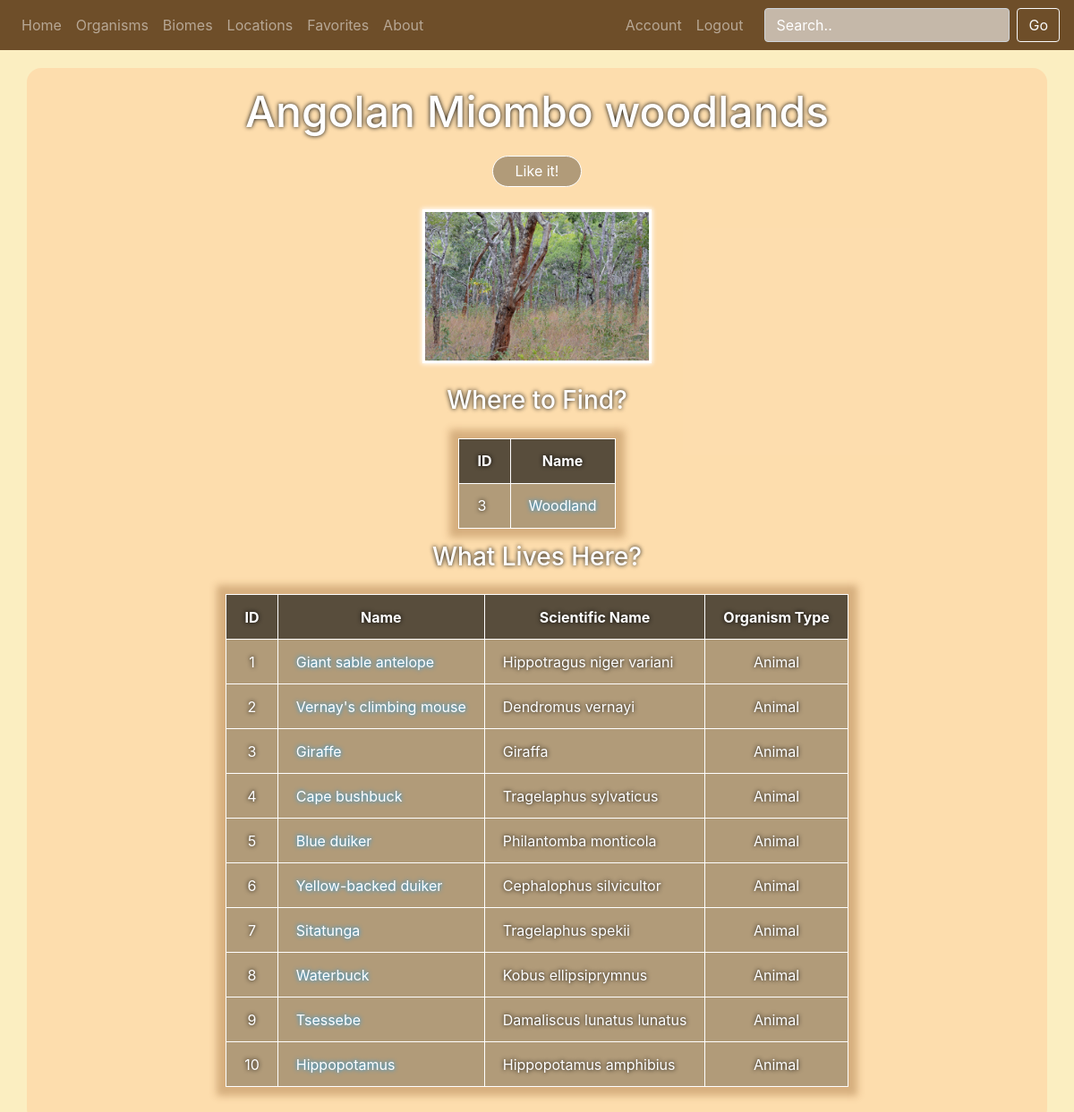
Page /genericLocation.php?locID=1 (signed in) on the committed database.
### tables this page shows
CREATE TABLE location (
    locationID int AUTO_INCREMENT,
    locName VARCHAR(256),
    PRIMARY KEY (locationID)
);

CREATE TABLE user (
    userID int AUTO_INCREMENT,
    username VARCHAR(10),
    password_hash VARCHAR(256),
    email VARCHAR(256),
    isAdmin BOOLEAN,
    PRIMARY KEY (userID)
);

### phpFunctions.php (called while the page is built, shortened)
<?php
function get_current_userID($conn, $username) {
	$stmt = $conn->prepare('SELECT userID FROM user WHERE username = ?');
	$stmt->bind_param("s", $username);
	$stmt->execute();
	$stmt->bind_result($userID);
	if ($stmt->fetch()) {
		return $userID;
	}
	return 0;
}
function isLiked($conn, $userID, $target, $targetID) {
    $sql = $conn->prepare('SELECT favoriteID FROM favorite NATURAL JOIN favorite_'.$target.' WHERE userID = ? AND '.$target.'ID = ?');
    $sql->bind_param('ii', $userID, $targetID);
    $sql->execute();
    $result = $sql->get_result();
    if ($result->num_rows > 0)
        $result = $result->fetch_assoc()['favoriteID'];
    else
        $result = 0;
	return $result;
}
?>

### genericLocation.php (the view, shortened to what this page needs)
<!DOCTYPE>
<html>
	<head>
        <link rel="stylesheet" href="https://stackpath.bootstrapcdn.com/bootstrap/4.4.1/css/bootstrap.min.css">
		<link rel="stylesheet" href="style.css">
	</head>
	<body id="hellspawn">
		<?php include 'nav.php';?>
		<main class="container" role="main">
		<div>
			<?php include 'database.php';
                include 'phpFunctions.php';
				$locID = $_GET['locID'];
				$sql = $conn->prepare('SELECT * FROM location WHERE locationID = ?');
				$sql->bind_param('i', $locID);
				$sql->execute();
				$sql->bind_result($locationID, $locName);
				echo '<h1 id="headertext">' . $locName . '</h1>';
                echo '<form id="likeit" method="post" action="like_location.php">';
                if (isLiked($conn, get_current_userID($conn, $_SESSION['username']), 'location', $locID))
                {
                    $btnclass = ' liked';
                    $btntext = 'Liked!';
                }
                else
                {
                    $btnclass = '';
                    $btntext = 'Like it!';
                }
				echo '<button type="submit" name="locID" value="'.$locID.'" class="btn'.$btnclass.'">'.$btntext.'</button>';
                echo '</form>';
				echo '<div id="paraOne">';
				echo '<image src="images/' . $locName . '.jpg" alt="' . $locName . '" style="width:256px; display:block; margin-left:auto; margin-right:auto; margin-bottom:20px; border-style: solid; border-color:#ffffff;">';
				echo '<h3>Where to Find?</h3>';
	$sql = $conn->prepare("SELECT biomeID, bioName FROM (SELECT biome.biomeID, biome.bioName, location_biome.locationID FROM biome INNER JOIN location_biome ON biome.biomeID=location_biome.biomeID) AS bio WHERE locationID = ?");
	$sql->bind_param('i', $locID);
		if ($sql->execute()) {
			$sql->bind_result($biomeID, $bioName);
			echo '<table>';
			echo '<thead><tr>';
			if($_SESSION['isAdmin']){
				echo '<th class="center darker">'."ID".'</th>'.'<th class="center darker">'."Name".'</th>';
			}
			else {
				echo '<th class="center darker">Name</th>';
			}
			echo '</tr></thead>';
			echo '<tbody>';
			while($sql->fetch()) {
				echo '<tr>';
				if($_SESSION['isAdmin']){
					echo "<td>" . $biomeID. "</td>";
				}
				echo '<td><a href="genericBiome.php?bioID=' . $biomeID . '">' . $bioName . "</a></td>";
				echo '</tr>';
			}
			echo '</tbody>';
			echo '</table>';
		}
		else {
			echo "No Locations Found";
		}
				echo '<h3 align="center" style="margin-top:15px; color:white;">What Lives Here?</h3>';
	$sql = $conn->prepare("SELECT organismID, orgName, sciName, orgType FROM (SELECT organism.organismID, organism.orgName, organism.sciName, organism.orgType, organism_location.locationID FROM organism INNER JOIN organism_location ON organism.organismID = organism_location.organismID) AS org WHERE locationID = ?");
	$sql->bind_param('i', $locID);
		if ($sql->execute()) {
			$sql->bind_result($organismID, $orgName, $sciName, $orgType);
			echo '<table>';
			echo '<thead class="darker center"><tr>';
			if ($_SESSION['isAdmin']) {
				echo '<th>'."ID".'</th>'.'<th>'."Name".'</th>'.'<th>'."Scientific Name".'</th>'.'<th>'."Organism Type".'</th>';
			}
			else {
				echo '<th>'."Name".'</th>'.'<th>'."Scientific Name".'</th>'.'<th>'."Organism Type".'</th>';
			}
			echo '</tr></thead>';
			echo '<tbody>';
			while($sql->fetch()) {
				echo '<tr>';
				if ($_SESSION['isAdmin']) {
					echo "<td class='center'>" . $organismID . "</td>";
				}
				echo '<td><a href="genericOrganism.php?orgID=' . $organismID . '">' . $orgName. "</a></td>";
				echo "<td>" . $sciName. "</td>";
				echo "<td class='center'>" . $orgType. "</td>";
				echo '</tr>';
			}
			echo '</tbody>';
			echo '</table>';
		}
		else {
			echo "No Organisms Found";
		}
				echo '</div>';
				echo '</div>';
			?>
		</main>
	</body>
</html>

### style.css (style rules this page uses)
#hellspawn { min-height:900px; background-color: #fbeec1; background-image: url(images/background.jpg); margin: 0; padding: 0; border: 0; }
h1,h2,h3,p { padding:0; margin:0; }
.center { text-align: center; }
#hellspawn { background-image: url(images/background.jpg); background-size: auto; }
main { margin-top: 20px; padding: 20px 20px 40px; background: rgba(255, 200, 150, 0.45); border-radius: 1rem; }
#headertext { text-align: center; font-size: 48px; color: #FFF; text-shadow: 0 0 5px #000; }
h1, h2, h3, h4, h5, h6 { color: #FFF; text-shadow: 0 0 5px #000; text-align: center; }
#paraOne { margin-top: 25px; width: 100%; padding: 0 10%; }
#paraOne h3 { margin: 25px 0; }
#paraOne img { display:block; width:256px; margin: 10px auto 25px; box-shadow: 0 0 5px 1px #FFF; }
#paraOne table, #paraOne table th, #paraOne table td { border: 1px solid #FFF; }
#paraOne table { margin: 0 auto; border-collapse: collapse; background: rgba(0, 0, 0, 0.3); box-shadow: 0 0 8px 10px rgba(127, 70, 20, 0.3); text-shadow: 0 0 5px #000; color: #FFF; }
#paraOne table td { padding: 10px 20px; height: 50px; }
#paraOne table th { padding: 10px 20px; height: 50px; }
#paraOne table .darker { background: rgba(0, 0, 0, 0.5); }
#paraOne table a { color: #FFF; text-shadow: 0 0 5px #09F; }
#likeit button { display: block; width: 100px; height: 35px; padding: 0; border-radius: 2rem; margin: 20px auto 0; border: 1px solid #FFF; background: rgba(0, 0, 0, 0.3); color: #FFF; }

### rows in the picture
location: locName "Angolan Miombo woodlands", locName (picture)
user: userID "Like it!"

### other values in the picture
$biomeID "3"
$bioName "Woodland"
$organismID "1"
$orgName "Giant sable antelope"
$sciName "Hippotragus niger variani"
$orgType "Animal"
$organismID "2"
$orgName "Vernay's climbing mouse"
$sciName "Dendromus vernayi"
$organismID "3"
$orgName "Giraffe"
$sciName "Giraffa"
$organismID "4"
$orgName "Cape bushbuck"
$sciName "Tragelaphus sylvaticus"
